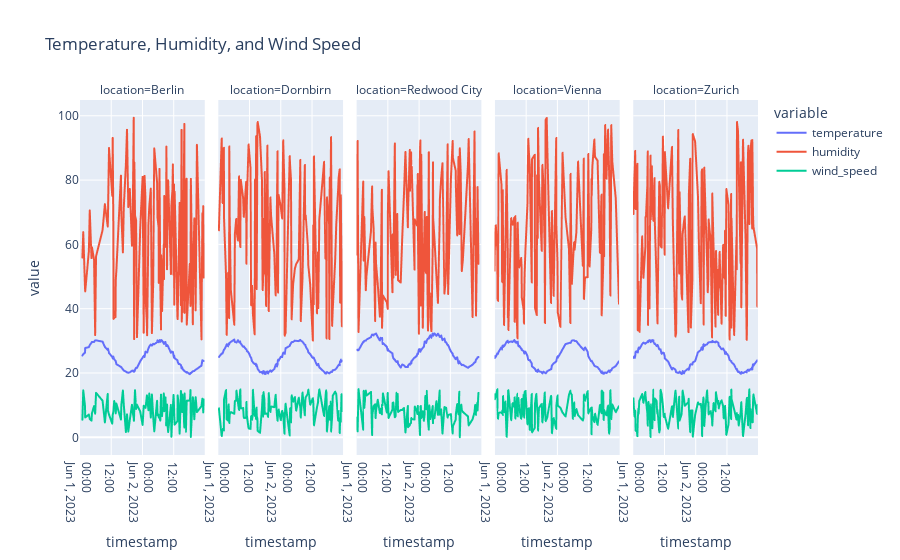

The cell this chart's notebook holds for it:
### Code cell
# Plot again for two days of data
fig = px.line(df_weather_interpolated[df_weather_interpolated['timestamp'].between(datetime(2023, 6, 1), datetime(2023, 6, 3))], x='timestamp', y=['temperature', 'humidity', 'wind_speed'], 
              facet_col='location', title='Temperature, Humidity, and Wind Speed')
fig.update_xaxes(tickangle=90)
fig.show()
